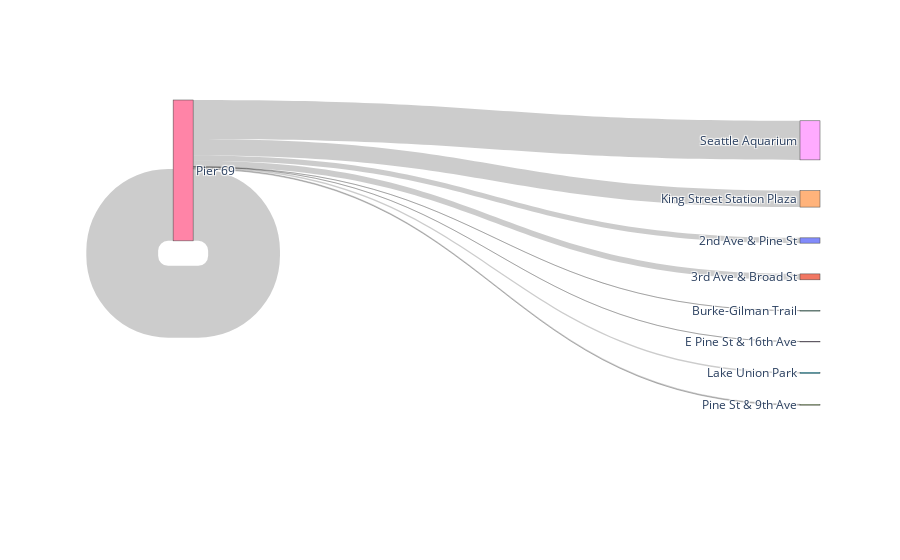

The notebook cell this image was saved under:
### Code cell
source = teste['from_station_cat']
target = teste['to_station_cat']
value = teste['count']
label = teste['to_station_name']
link = dict(source = source, target = target, value = value)
node = dict(label = label)
data = go.Sankey(link = link, node=node)

fig_teste = go.Figure(data)
init_notebook_mode(connected=True)
iplot(fig_teste)

### Figure 1 — Plotly figure (JSON) as saved in the notebook; plotly's stock layout.template omitted (floating-point values rounded to 4 significant figures)
{"data": [{"link": {"source": [6, 6, 6, 6, 6, 6, 6, 6, 6], "target": [0, 1, 2, 3, 4, 5, 6, 7, 8], "value": [310, 347, 4, 3, 962, 75, 4209, 52, 2291]}, "node": {"label": ["2nd Ave & Pine St", "3rd Ave & Broad St", "Burke-Gilman Trail", "E Pine St & 16th Ave", "King Street Station Plaza", "Lake Union Park", "Pier 69", "Pine St & 9th Ave", "Seattle Aquarium"]}, "type": "sankey"}], "layout": {}}
